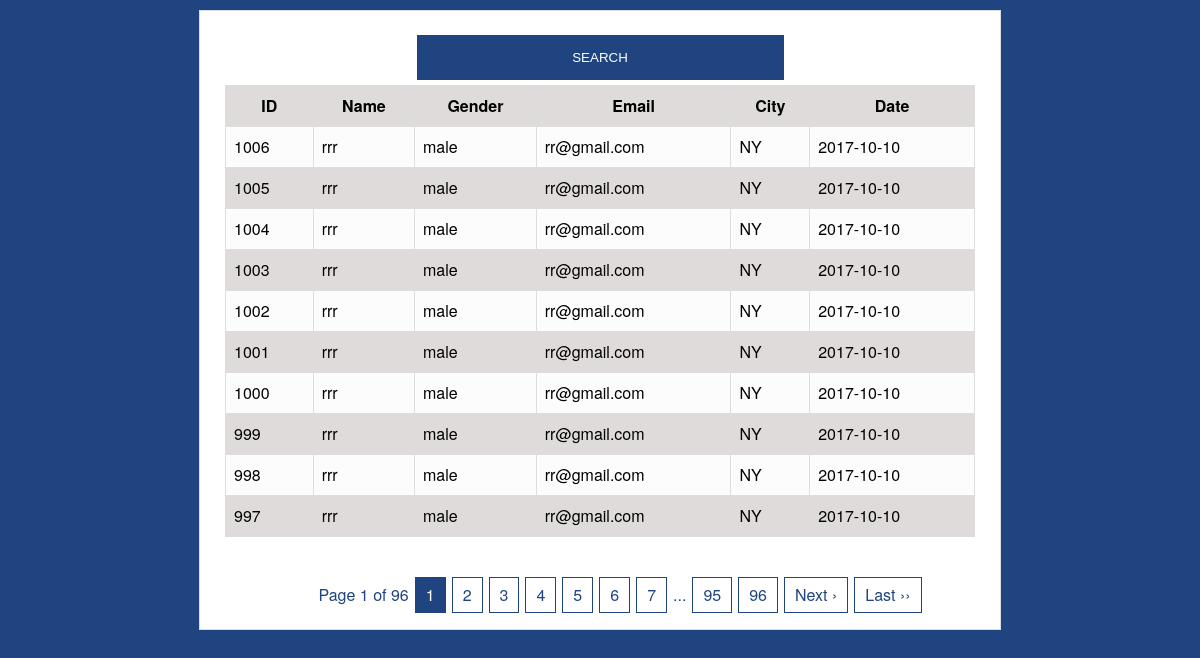
The page / on the database its author committed.
### tables this page shows
CREATE TABLE `member` (
  `id` int(11) NOT NULL,
  `name` varchar(25) NOT NULL,
  `gender` varchar(20) NOT NULL,
  `email` varchar(60) NOT NULL,
  `cdate` varchar(30) NOT NULL,
  `city` varchar(30) NOT NULL
);

### index.php (the view, shortened to what this page needs)
<!DOCTYPE html PUBLIC "-//W3C//DTD XHTML 1.0 Transitional//EN" "http://www.w3.org/TR/xhtml1/DTD/xhtml1-transitional.dtd">
<html xmlns="http://www.w3.org/1999/xhtml">
<head>
<link href="style.css" rel="stylesheet" type="text/css">
</head>
<body>
	<div id="main">
<br>
<center>
<a href="search.php"><button class="button">SEARCH</button></a>
</center>
<center>
        <table class="altrowstable" id="alternatecolor" >
        <thead>
        <tr>
        <th>ID</th>
        <th>Name</th>
        <th>Gender</th>
				<th>Email</th>
				<th>City</th>
		    <th>Date</th>
        </tr>
        </thead>
        <tbody>
        <?php
				require_once 'dbconfig.php';
				include_once('navigation.php');
				$page = (int)(!isset($_GET["page"]) ? 1 : $_GET["page"]);
				$per_page = 10;
				$startpoint = ($page * $per_page) - $per_page;
				$statement = "`member` ORDER BY `id` ASC";
        $stmt = $db_con->prepare("SELECT * FROM member ORDER BY id DESC LIMIT {$startpoint} , {$per_page}");
        $stmt->execute();
		while($row=$stmt->fetch(PDO::FETCH_ASSOC))
		{
			?>
			<tr>
			<td><?php echo $row['id']; ?></td>
			<td><?php echo $row['name']; ?></td>
			<td><?php echo $row['gender']; ?></td>
			<td><?php echo $row['email']; ?></td>
			<td><?php echo $row['city']; ?></td>
			<td><?php echo $row['cdate']; ?></td>
			</tr>
			<?php
		}
		?>
        </tbody>
        </table>
				<br>
<?php
echo pagination($statement,$per_page,$page);
 ?>
</center>
    </div>
</body>
</html>

### navigation.php (shortened to what this page needs)
<?php
function pagination($query,$per_page=10,$page=1,$url='?'){
    global $conDB;
    $query = "SELECT COUNT(*) as `id` FROM {$query}";
    $row = mysqli_fetch_array(mysqli_query($conDB,$query));
    $total = $row['id'];
    $adjacents = "2";
    $nextlabel = "Next &rsaquo;";
    $lastlabel = "Last &rsaquo;&rsaquo;";
    $page = ($page == 0 ? 1 : $page);
    $next = $page + 1;
    $lastpage = ceil($total/$per_page);
    $lpm1 = $lastpage - 1;
    $pagination = "";
    if($lastpage > 1){
        $pagination .= "<ul class='pagination'>";
        $pagination .= "<li class='page_info'>Page {$page} of {$lastpage}</li>";
        if ($lastpage < 7 + ($adjacents * 2)){
            for ($counter = 1; $counter <= $lastpage; $counter++){
                if ($counter == $page)
                    $pagination.= "<li><a class='current'>{$counter}</a></li>";
                else
                    $pagination.= "<li><a href='{$url}page={$counter}'>{$counter}</a></li>";
            }
        } elseif($lastpage > 5 + ($adjacents * 2)){
            if($page < 1 + ($adjacents * 2)) {
                for ($counter = 1; $counter < 4 + ($adjacents * 2); $counter++){
                    if ($counter == $page)
                        $pagination.= "<li><a class='current'>{$counter}</a></li>";
                    else
                        $pagination.= "<li><a href='{$url}page={$counter}'>{$counter}</a></li>";
                }
                $pagination.= "<li class='dot'>...</li>";
                $pagination.= "<li><a href='{$url}page={$lpm1}'>{$lpm1}</a></li>";
                $pagination.= "<li><a href='{$url}page={$lastpage}'>{$lastpage}</a></li>";
            }
        }
            if ($page < $counter - 1) {
                $pagination.= "<li><a href='{$url}page={$next}'>{$nextlabel}</a></li>";
                $pagination.= "<li><a href='{$url}page=$lastpage'>{$lastlabel}</a></li>";
            }
        $pagination.= "</ul>";
    }
    return $pagination;
}
 ?>

### style.css (style rules this page uses)
html, body, blockquote, pre,address, code, img, small, strong, dl, dt, dd, ol, ul, li,h1, h2, h3, h4, h5, h6,p, fieldset, form, label, div, span, object,a, tr,td,th, { margin: 0; padding: 0; border: 0; outline: 0; font-size: 100%; vertical-align: baseline; }
body { line-height: 1.5; font-family: Helvetica Neue, Helvetica, Arial, sans-serif; background: #1f447f }
ol, ul { list-style: none; }
table { background: #ffffff; width: 350px; border: none; }
#main { margin: auto; width: 800px; border: 1px solid #ddd; background-color: #fff; margin-top: 10px; }
.button { background-color: #1f447f; color: #ffffff; height: 45px; border: none; width: 367px; }

### index.php (style rules this page uses)
table.altrowstable { border-width: 1px; border-color: #ddd; border-collapse: collapse; width: 750px; }
table.altrowstable th { border-width: 1px; padding: 8px; border-style: solid; border-color: #ddd; }
table.altrowstable td { border-width: 1px; padding: 8px; border-style: solid; border-color: #ddd; }
.oddrowcolor { background-color:#fcfcfc; }
.evenrowcolor { background-color:#e0dbdb; }
ul.pagination { text-align:center; color:#1f447f; }
ul.pagination li { display:inline; padding:0 3px; }
ul.pagination a { color:#1f447f; display:inline-block; padding:5px 10px; border:1px solid #1f447f; text-decoration:none; }
ul.pagination a:hover, ul.pagination a.current { background:#1f447f; color:#fff; }

### rows shown on the page
member: id "1006", name "rrr", gender "male", email "rr@gmail.com", city "NY", cdate "2017-10-10"
member: id "1005", name "rrr", gender "male", email "rr@gmail.com", city "NY", cdate "2017-10-10"
member: id "1004", name "rrr", gender "male", email "rr@gmail.com", city "NY", cdate "2017-10-10"
member: id "1003", name "rrr", gender "male", email "rr@gmail.com", city "NY", cdate "2017-10-10"
member: id "1002", name "rrr", gender "male", email "rr@gmail.com", city "NY", cdate "2017-10-10"
member: id "1001", name "rrr", gender "male", email "rr@gmail.com", city "NY", cdate "2017-10-10"
member: id "1000", name "rrr", gender "male", email "rr@gmail.com", city "NY", cdate "2017-10-10"
member: id "999", name "rrr", gender "male", email "rr@gmail.com", city "NY", cdate "2017-10-10"
member: id "998", name "rrr", gender "male", email "rr@gmail.com", city "NY", cdate "2017-10-10"
member: id "997", name "rrr", gender "male", email "rr@gmail.com", city "NY", cdate "2017-10-10"

### other values the page prints
$page "1"
$lastpage "96"
$lpm1 "95"
$nextlabel "Next ›"
$lastlabel "Last ››"
